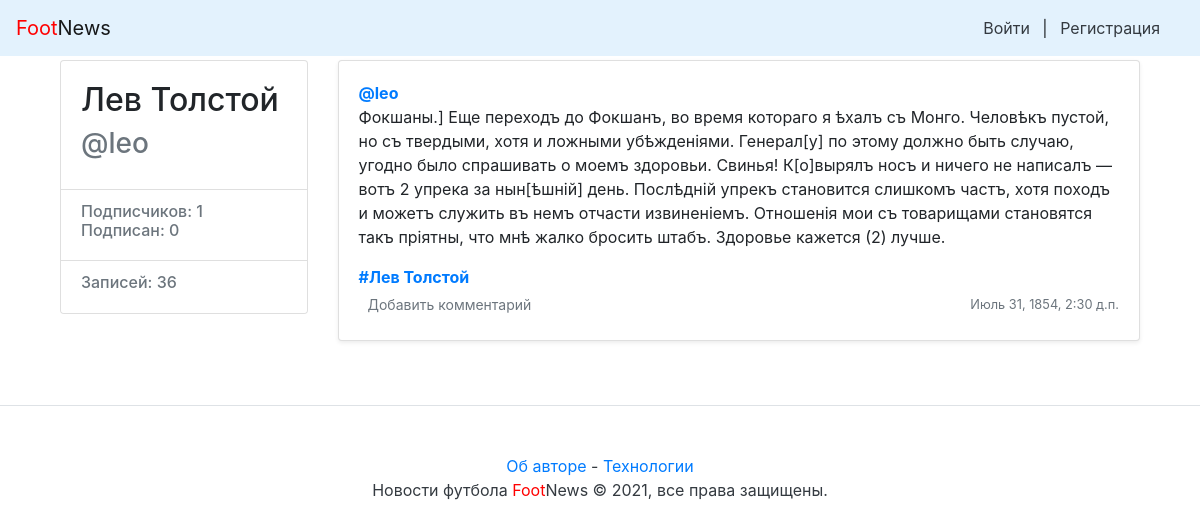
Page /leo/37/ on the committed database.
### posts/models.py (models this page shows, shortened)
class Post(models.Model):
    text = models.TextField()
    pub_date = models.DateTimeField("date published", auto_now_add=True)
    author = models.ForeignKey(User, on_delete=models.CASCADE, related_name="post_author")
    group = models.ForeignKey(Group, blank=True, null=True, on_delete=models.CASCADE)
    image = models.ImageField(upload_to='posts/', blank=True, null=True)

class Group(models.Model):
    title = models.CharField(max_length=200)
    slug = models.SlugField(unique=True)
    description = models.TextField()

### posts/views.py (the view)
# urls.py: path("<username>/<int:post_id>/", views.post_view, name="post"),
def post_view(request, username, post_id):
    author = get_object_or_404(User, username=username)
    post = get_object_or_404(Post, pk=post_id, author=author)
    count_post = Post.objects.filter(author__username=username).count()
    items = Comment.objects.filter(post=post_id)
    if request.method == 'POST':
        form = CommentForm(request.POST)
        if form.is_valid():
            comment = form.save(commit=False)
            comment.post = post
            comment.author = author
            comment.save()
            return redirect('post', username, post_id)
    else:
        form = CommentForm()
    return render(request, "post.html", {'author': author, 'post': post, 'count_post': count_post, 'items': items, "form": form})

### yatube/context_processors.py (called while the page is built)
def year(request):
    return {
        'year' : dt.datetime.now().year
    }

### posts/templates/post.html (shortened to what this page needs)
{% extends "base.html" %}
{% block content %}
<main role="main" class="container">
    <div class="row">
            <div class="col-md-3 mb-3 mt-1">
                <div class="card">
                        <div class="card-body">
                                <div class="h2">
                                    {{ author.get_full_name }}
                                </div>
                                <div class="h3 text-muted">
                                     @{{ author }}
                                </div>
                        </div>
                        <ul class="list-group list-group-flush">
                                <li class="list-group-item">
                                        <div class="h6 text-muted">
                                        Подписчиков: {{ author.following.count }} <br />
                                        Подписан: {{ author.follower.count }}
                                        </div>
                                </li>
                                <li class="list-group-item">
                                        <div class="h6 text-muted">
                                            Записей: {{ count_post }}
                                        </div>
                                </li>
                        </ul>
                </div>
        </div>
        <div class="col-md-9">
                {% include "post_item.html" with post=post %}
     </div>
    </div>
</main>
{% endblock %}

### posts/templates/post_item.html (shortened to what this page needs)
<div class="card mb-3 mt-1 shadow-sm">
    {% load thumbnail %}
    <div class="card-body">
            <p class="card-text">
                    <a name="post_{{ post.id }}" href="{% url 'profile' post.author.username %}">
                            <strong class="d-block text-gray-dark">@{{ post.author }}</strong>
                    </a>
                    {{ post.text|linebreaksbr }}
            </p>
            {% if post.group %}
            <a class="card-link muted" href="{% url 'group' post.group.slug %}">
                    <strong class="d-block text-gray-dark">#{{ post.group.title }}</strong>
            </a>
            {% endif %}
            <div class="d-flex justify-content-between align-items-center">
                    <div class="btn-group ">
                            <a class="btn btn-sm text-muted" href="{% url 'post' post.author.username post.id %}" role="button">
                                    {% if post.post.count %}
                                        {% if post.post.count == 1 %}
                                        {{ post.post.count }} комментарий
                                        {% elif post.post.count > 1 and post.post.count < 5 %}
                                        {{ post.post.count }} комментария
                                        {% elif post.post.count > 5 %}
                                        {{ post.post.count }} комментариев
                                        {% endif %}
                                    {% else%}
                                    Добавить комментарий
                                    {% endif %}
                            </a>
                    </div>
                    <small class="text-muted">{{ post.pub_date }}</small>
            </div>
    </div>
</div>

### rows in the picture
Post: author "leo", text "Фокшаны.] Еще переходъ до Фокшанъ, во время котораго я ѣхалъ съ Монго. Человѣкъ пустой, но съ твердыми, хотя и ложными убѣжденіями. Генерал[у] по этому должно быть случаю, угодно было спрашивать о моемъ здоровьи. Свинья! К[о]вырялъ носъ и ничего не написалъ — вотъ 2 упрека за нын[ѣшній] день. Послѣдній упрекъ становится слишкомъ частъ, хотя походъ и можетъ служить въ немъ отчасти извиненіемъ. Отношенія мои съ товарищами становятся такъ пріятны, что мнѣ жалко бросить штабъ. Здоровье кажется (2) лучше.", group "Лев Толстой", pub_date "Июль 31, 1854, 2:30 д.п."

### other values in the picture
{{ author.get_full_name }} "Лев Толстой"
{{ author }} "leo"
{{ author.following.count }} "1"
{{ author.follower.count }} "0"
{{ count_post }} "36"
